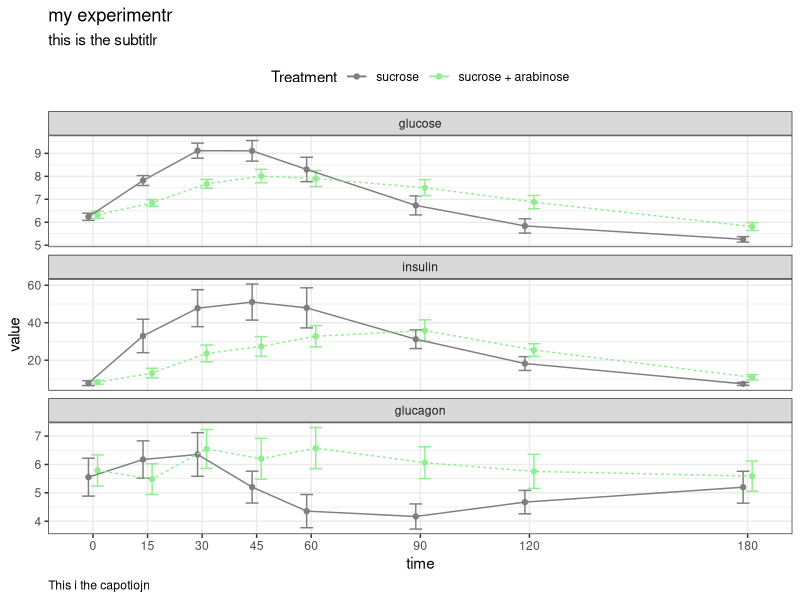
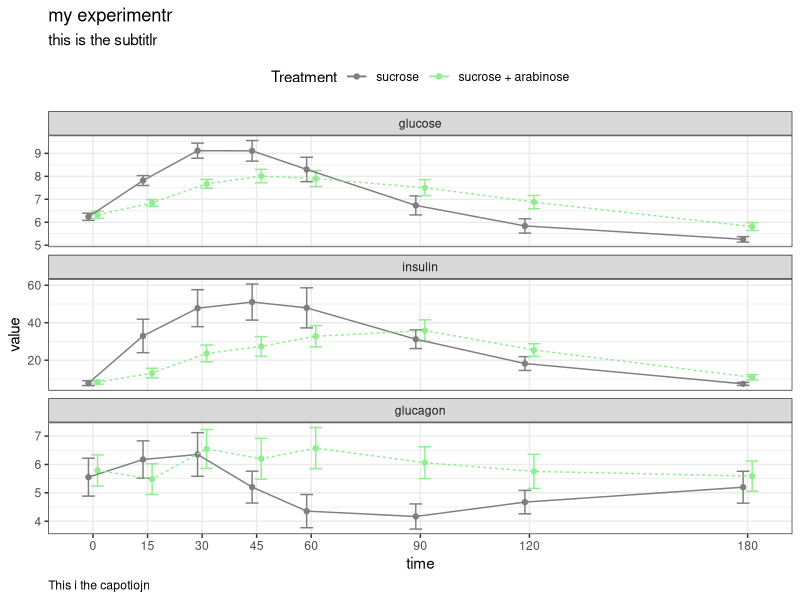

The R script that drew these images, in order:
library(tidyverse)
library(readxl)

dat1 = read_excel("1. Glucose plasma raw data and treatment group, lp.xlsx", sheet = "Raw")
dat2 = read_excel("Insulin and glucagon raw data and treatment group.xlsx", sheet="Raw")

names(dat1)[1]="participant"
names(dat2)[1]="participant"

names(dat1)[3]="time"
names(dat2)[4]="time"

names(dat1)[4]="glucose"
names(dat2)[5]="insulin"
names(dat2)[6]="glucagon"

dat1 = dat1 %>% select(-VTC)
dat2 = dat2 %>% select(-c(VTC, Week))

dat1 = dat1 %>%  mutate(glucose = str_remove(glucose, "\\*") %>% as.numeric() )

# MERGE 

both = full_join(dat1, dat2)

both = both %>% 
  mutate(Treatment=
           factor(Treatment, 
                  levels=c(573, 214), 
                  labels=c("sucrose", "sucrose + arabinose")))

both = both %>% select(participant, Treatment, time,
                       glucose, insulin, glucagon) 

dat = both %>% 
  pivot_longer(cols=c(glucose, insulin, glucagon),
               names_to="measure") 

dat = dat %>% 
  mutate(measure=factor(measure, 
                        levels=c("glucose", "insulin", "glucagon"),
                        labels=c("glucose", "insulin", "glucagon")
  )
  )



ggplot(dat, aes(y=value, x=time, color=Treatment, fill=Treatment, lty=Treatment)) + 
  facet_wrap(~measure, scales="free_y",nrow=3) +
  #geom_smooth() +
  stat_summary(position=position_dodge(width=5), geom='point', fun=mean, pch=21)+
  stat_summary(position=position_dodge(width=5), geom='errorbar', width=7, fun.data=mean_se, lty=1)+
  stat_summary(position=position_dodge(width=5), geom='line', fun=mean)+
  theme_bw() + 
  theme(#panel.grid = element_blank(), 
    panel.grid.minor.x = element_blank(),
    legend.position = "top",
    plot.caption = element_text(hjust = 0))+
  scale_x_continuous(breaks=unique(dat$time))+
  scale_color_manual(values=c("grey50", "lightgreen"))+
  scale_fill_manual(values=c("grey50", "lightgreen"))+
  labs(
    title="my experimentr",
    subtitle="this is the subtitlr",
    caption="This i the capotiojn", 
  )


ggsave("leone_plot.png", width=4, height=5)


